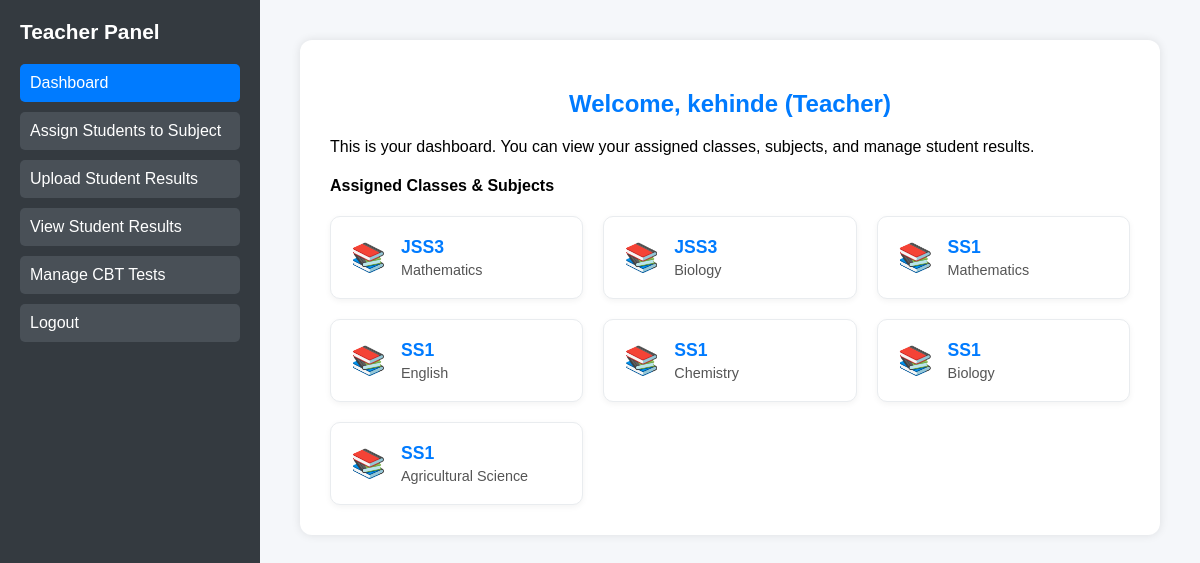
/teacher_dashboard/ (signed in), run on the app's committed database.
### core/models.py (models this page shows, shortened)
class User(AbstractUser):
    USER_TYPE_CHOICES = (
        ('admin', 'Admin'),
        ('teacher', 'Teacher'),
        ('student', 'Student'),
        ('librarian', 'Librarian'),
    )
    user_type = models.CharField(max_length=10, choices=USER_TYPE_CHOICES)

class ClassAssignment(models.Model):
    teacher = models.ForeignKey(TeacherProfile, on_delete=models.CASCADE)
    classroom = models.ForeignKey(ClassRoom, on_delete=models.CASCADE)
    subject = models.ForeignKey(Subject, on_delete=models.CASCADE)

class ClassRoom(models.Model):
    name = models.CharField(max_length=50, unique=True)

class Subject(models.Model):
    name = models.CharField(max_length=100)

### core/views.py (the view)
# urls.py: path('teacher_dashboard/', views.teacher_dashboard, name='teacher_dashboard'),
@login_required
def teacher_dashboard(request):
    if request.user.user_type != 'teacher':
        return HttpResponse("Unauthorized", status=401)
    teacher_profile = get_object_or_404(TeacherProfile, user=request.user)
    assignments = ClassAssignment.objects.filter(teacher=teacher_profile)
    context = {
        'assignments': assignments
    }
    return render(request, 'teacher_dashboard.html', context)

### core/templates/teacher_dashboard.html (shortened to what this page needs)
<!DOCTYPE html>
<html lang="en">
<head>
</head>
<body>
    <div class="sidebar">
        <h3>Teacher Panel</h3>
        <a href="{% url 'teacher_dashboard' %}" class="{% if request.resolver_match.url_name == 'teacher_dashboard' %}active{% endif %}">Dashboard</a>
	<a href="{% url 'assign_students_to_subject' %}" class="{% if request.resolver_match.url_name == 'assign_students_to_subject' %}active{% endif %}">
        Assign Students to Subject
    	</a>
  	<a href="{% url 'upload_result' %}" class="{% if request.resolver_match.url_name == 'upload_result' %}active{% endif %}">Upload Student Results</a>
        <a href="{% url 'teacher_view_results' %}" class="{% if request.resolver_match.url_name == 'teacher_view_results' %}active{% endif %}">View Student Results</a>
        <a href="{% url 'create_cbt_test' %}" class="{% if request.resolver_match.url_name in 'create_cbt_test manage_cbt_tests' %}active{% endif %}">Manage CBT Tests</a>
        <a href="{% url 'logout' %}">Logout</a>
    </div>
    <div class="main-content">
        <div class="container">
            <h2>Welcome, {{ request.user.username }} (Teacher)</h2>
            <p class="mb-4">This is your dashboard. You can view your assigned classes, subjects, and manage student results.</p>
            <h4 class="mb-3">Assigned Classes & Subjects</h4>
            {% if assignments %}
                <div class="assignments-grid">
                    {% for assignment in assignments %}
                        <div class="assignment-card">
                            <div class="assignment-icon">📚</div>
                            <div class="assignment-info">
                                <h5>{{ assignment.classroom.name }}</h5>
                                <p>{{ assignment.subject.name }}</p>
                            </div>
                        </div>
                    {% endfor %}
                </div>
            {% else %}
                <div class="alert alert-info">You have no assignments yet.</div>
            {% endif %}
        </div>
    </div>
</body>
</html>

### core/templates/teacher_dashboard.html (style rules this page uses)
body { font-family: Arial, sans-serif; margin: 0; background-color: #f5f7fa; display: flex; min-height: 100vh; }
.sidebar { width: 220px; background-color: #343a40; color: white; padding: 20px; }
.sidebar h3 { margin-top: 0; font-size: 1.3em; margin-bottom: 20px; }
.sidebar a { display: block; color: white; text-decoration: none; margin: 10px 0; padding: 10px; background-color: #495057; border-radius: 5px; transition: background-color 0.3s ease; }
.sidebar a:hover, .sidebar a.active { background-color: #007bff; }
.main-content { flex: 1; padding: 40px; }
.container { background: #fff; padding: 30px; border-radius: 12px; max-width: 900px; margin: auto; box-shadow: 0 0 10px rgba(0,0,0,0.1); }
h2 { color: #007bff; text-align: center; }
.assignments-grid { display: grid; grid-template-columns: repeat(auto-fill, minmax(220px, 1fr)); gap: 20px; margin-top: 20px; }
.assignment-card { background: #ffffff; border-radius: 10px; padding: 20px; display: flex; align-items: center; box-shadow: 0 2px 6px rgba(0, 0, 0, 0.05); transition: transform 0.2s ease, box-shadow 0.2s ease; border: 1px solid #e9ecef; }
.assignment-icon { font-size: 28px; margin-right: 15px; }
.assignment-info h5 { margin: 0; font-size: 1.1rem; color: #007bff; }
.assignment-info p { margin: 4px 0 0; font-size: 0.9rem; color: #555; }

### data on the page
User: user.username "kehinde"
ClassAssignment: classroom.name "JSS3", subject.name "Mathematics"
ClassAssignment: classroom.name "JSS3", subject.name "Biology"
ClassAssignment: classroom.name "SS1", subject.name "Mathematics"
ClassAssignment: classroom.name "SS1", subject.name "English"
ClassAssignment: classroom.name "SS1", subject.name "Chemistry"
ClassAssignment: classroom.name "SS1", subject.name "Biology"
ClassAssignment: classroom.name "SS1", subject.name "Agricultural Science"
